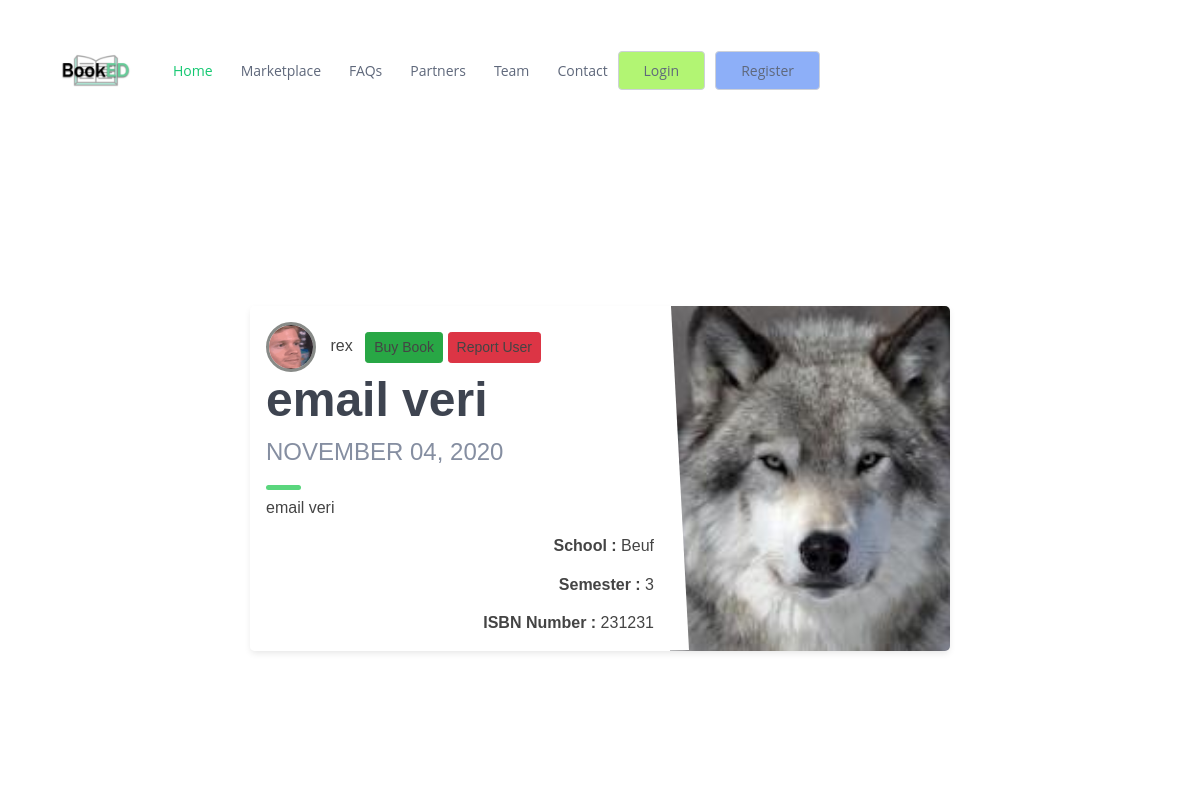
The app's page /post/18/ with its own data.
### main/models.py (models this page shows, shortened)
class Post(DirtyFieldsMixin, models.Model):
    title = models.CharField(max_length=50)
    content = models.TextField(max_length=500)
    schools = models.ForeignKey('School', null=True, blank=True, on_delete=models.CASCADE)
    course = models.ForeignKey(Course, on_delete=models.CASCADE, null=True, blank=True)
    classes = models.ManyToManyField(Class)
    date_posted = models.DateTimeField(default=timezone.now)
    semester = models.ForeignKey('Semester', null=True, blank=True, on_delete=models.CASCADE)
    objects = models.Manager()
    isbn = models.IntegerField(default=000)
    post_img = models.ImageField(upload_to='post_image',default='default.jpg')
    author = models.ForeignKey(User, on_delete=models.CASCADE) #deleted post if user is deleted
    sponsored = models.BooleanField(default=False)
    visible = models.BooleanField(default=False)
    class Meta:
        ordering = ['-date_posted']

class School(models.Model):
    name = models.CharField(max_length=200, default='not declared', null=True, blank=True)
    class Meta:
        verbose_name_plural = "Schools"
        ordering = ["name"]
    def __str__(self):
        return self.name

class Semester(models.Model):
    semester = models.CharField(max_length=1)
    class Meta:
        verbose_name_plural = "Semesters"
    def __str__(self):
        return self.semester

### users/models.py (models this page shows, shortened)
class Profile(models.Model):
    user = models.OneToOneField(User, on_delete=models.CASCADE) #one to one relationship with the user profile
    image = models.ImageField(default='default.jpg', upload_to='profile_pics') #default profile image
    image_back = models.ImageField(default='default_back.jpg', upload_to='background_pics') #default profile image
    school = models.ForeignKey(main.models.School, on_delete=models.CASCADE, null=True, blank= True)
    course = models.ForeignKey(main.models.Course, blank= True, on_delete=models.SET_NULL, null=True)
    classes = models.ForeignKey(main.models.Class, blank= True, on_delete=models.SET_NULL, null=True)
    semester = models.ForeignKey(main.models.Semester, blank= True, on_delete=models.SET_NULL, null=True)

### main/views.py (the view)
# urls.py: path('post/<int:pk>/', PostDetailView.as_view(), name='Post-Detail'), #set primarykey of posts which is the id
class PostDetailView(DetailView): #show /post/<number> pages
    model = Post

### main/templates/main/post_detail.html (shortened to what this page needs)
{% load static %}
<!DOCTYPE html>
<html lang="en">
<head>
  <link href="{% static 'assets/vendor/bootstrap/css/bootstrap.min.css' %}" rel="stylesheet">
  <link href="{% static 'assets/css/style.css' %}" rel="stylesheet">
  <link href="{% static 'assets/css/filter.css' %}" rel="stylesheet">
</head>
<body>
  <header id="header" class="fixed-top">
    <div class="container d-flex align-items-center">
      <a href="/"><img src="{% static 'assets/img/BookED_Logo1.png' %}" alt="MainLogo" class="img-fluid" width="100" height="100"></a>
      <nav class="nav-menu d-none d-lg-block">
        <ul>
          <li class="active"><a href="/">Home</a></li>
          <li><a href="/market">Marketplace</a></li>
          <li><a href="#services">FAQs</a></li>
          <li><a href="#portfolio">Partners</a></li>
          <li><a href="#team">Team</a></li>
          <li><a href="#contact">Contact</a></li>
        </ul>
      </nav>
      {% if user.is_authenticated %}
      <a href="/profile" class="get-started-btn scrollto">Profile</a>
      <a href="{% url 'Post-Create' %}" class="get-post-btn scrollto">New Post</a>
      {% else %}
      <a href="/login" class="get-started-btn scrollto">Login</a>
      <a href="/register" class="get-register-btn scrollto">Register</a>
      {% endif %}
    </div>
  </header>
  <section id="hero" class="d-flex align-items-center">
    <div class="container">
        {% block content %}
        <div class="container">
          <div class="blog-card alt">
            <div class="meta">
              <div class="photo" style="background-image: url({{post.post_img.url}})"></div>
            </div>
            <div class="description">
              <img class="rounded-circle article-img" src="{{ post.author.profile.image.url }}">
              <a class="mr-2" href="{% url 'User-Posts' post.author.username %}">{{ object.author }}</a>
              {% if object.author == user %}
              <a href="{% url 'Post-Update' object.id %}#author" class="btn btn-success btn-sm mt-1 mb-1">Transfer</a>
              <a href="{% url 'Post-Update' object.id %}" class="btn btn-primary btn-sm mt-1 mb-1">Update</a>
              <a href="{% url 'Post-Delete' object.id %}" class="btn btn-danger btn-sm mt-1 mb-1">Delete</a>
              {% else %}
              <a href="{% url 'Post-Update' object.id %}" class="btn btn-success btn-sm mt-1 mb-1">Buy Book</a>
              <a href="{% url 'Report-User'%}" class="btn btn-danger btn-sm mt-1 mb-1">Report User</a>
              {% endif %}
              <h1><a href="{% url 'Post-Detail' post.id %}">{{ object.title }}</a></h1>
              <h2>{{ object.date_posted|date:"F d, Y" }}</h2>
              <p>{{ object.content }}</p>
              <p  style="float: right; clear: both;"><b>School :</b> {{  object.schools }}</p>
              <p  style="float: right; clear: both;"><b>Semester :</b> {{  object.semester }}</p>
              <p  style="float: right; clear: both;"><b>ISBN Number :</b> {{  object.isbn }}</p>
            </div>
          </div>
            <br>
      {% endblock content %}
    </div>
  </section>
</body>
</html>

### main/static/assets/css/style.css (style rules this page uses)
body { font-family: "Open Sans", sans-serif; color: #444444; overflow-x: hidden; }
a { color: #2f302f; }
h1, h2, h3, h4, h5, h6 { font-family: "Raleway", sans-serif; }
#header { background: rgb(255, 255, 255); transition: all 0.5s; z-index: 997; padding: 20px 0; }
.nav-menu ul { margin: 0; padding: 0; list-style: none; }
.nav-menu > ul { display: flex; }
.nav-menu > ul > li { position: relative; white-space: nowrap; padding: 10px 0 10px 28px; }
.nav-menu a { display: block; position: relative; color: #5f687b; transition: 0.3s; font-size: 14px; font-family: "Open Sans", sans-serif; }
.nav-menu a:hover, .nav-menu .active > a, .nav-menu li:hover > a { color: #14c871; }
.get-started-btn { margin-left: 10px; background: rgb(178, 245, 115); color: #5f687b; border-radius: 4px; padding: 8px 25px; white-space: nowrap; transition: 0.3s; font-size: 14px; display: inline-block; border: 1px solid #cdd1d9; }
.get-register-btn { margin-left: 10px; background: rgb(141, 175, 248); color: #5f687b; border-radius: 4px; padding: 8px 25px; white-space: nowrap; transition: 0.3s; font-size: 14px; display: inline-block; border: 1px solid #cdd1d9; }
.mobile-nav { position: fixed; top: 55px; right: 15px; bottom: 15px; left: 15px; z-index: 9999; overflow-y: auto; background: #fff; transition: ease-in-out 0.2s; opacity: 0; visibility: hidden; border-radius: 10px; padding: 10px 0; }
.mobile-nav * { margin: 0; padding: 0; list-style: none; }
.mobile-nav a { display: block; position: relative; color: #5f687b; padding: 10px 20px; font-weight: 500; outline: none; }
.mobile-nav a:hover, .mobile-nav .active > a, .mobile-nav li:hover > a { color: #16df7e; text-decoration: none; }
#hero { width: 100%; height: 80vh; background: #fff; padding-top: 82px; }
#hero h1 { margin: 0; font-size: 48px; font-weight: 700; line-height: 56px; color: #3e4450; }
#hero h2 { color: #858ea1; margin: 10px 0 30px 0; font-size: 24px; }
section { padding: 60px 0; overflow: hidden; }
.article-img { width: 50px; height: 50px; margin-right: 10px; border: 3px solid #888b88; }

### main/static/assets/css/filter.css (style rules this page uses)
body { margin-top: 10rem; }
.blog-card { display: flex; flex-direction: column; margin: 1rem auto; box-shadow: 0 3px 7px -1px rgba(0, 0, 0, 0.1); margin-bottom: 1.6%; background: #fff; line-height: 1.4; font-family: sans-serif; border-radius: 5px; overflow: hidden; z-index: 0; }
.blog-card a { color: inherit; }
.blog-card .meta { position: relative; z-index: 0; height: 200px; }
.blog-card .photo { position: absolute; top: 0; right: 0; bottom: 0; left: 0; background-size: cover; background-position: center; transition: transform 0.2s; }
.blog-card .description { padding: 1rem; background: #fff; position: relative; z-index: 1; }
.blog-card .description h1, .blog-card .description h2 { font-family: Poppins, sans-serif; }
.blog-card .description h1 { line-height: 1; margin: 0; font-size: 1.7rem; }
.blog-card .description h2 { font-size: 1rem; font-weight: 300; text-transform: uppercase; color: #a2a2a2; margin-top: 5px; }
.blog-card p { position: relative; margin: 1rem 0 0; }
.blog-card p:first-of-type { margin-top: 1.25rem; }
.blog-card p:first-of-type:before { content: ""; position: absolute; height: 5px; background: #5ad67d; width: 35px; top: -0.75rem; border-radius: 3px; }
@media (min-width: 640px) { .blog-card { flex-direction: row; max-width: 700px; } }
@media (min-width: 640px) { .blog-card .meta { flex-basis: 40%; height: auto; } }
@media (min-width: 640px) { .blog-card .description { flex-basis: 60%; } }
@media (min-width: 640px) { .blog-card .description:before { transform: skewX(-3deg); content: ""; background: #fff; width: 30px; position: absolute; left: -10px; top: 0; bottom: 0; z-index: -1; } }
@media (min-width: 640px) { .blog-card.alt { flex-direction: row-reverse; } }
@media (min-width: 640px) { .blog-card.alt .description:before { left: inherit; right: -10px; transform: skew(3deg); } }

### records on screen
Post: post_img (picture), author.profile.image (picture), author "rex", title "email veri", date_posted "NOVEMBER 04, 2020", content "email veri", schools "Beuf", semester "3", isbn "231231"
